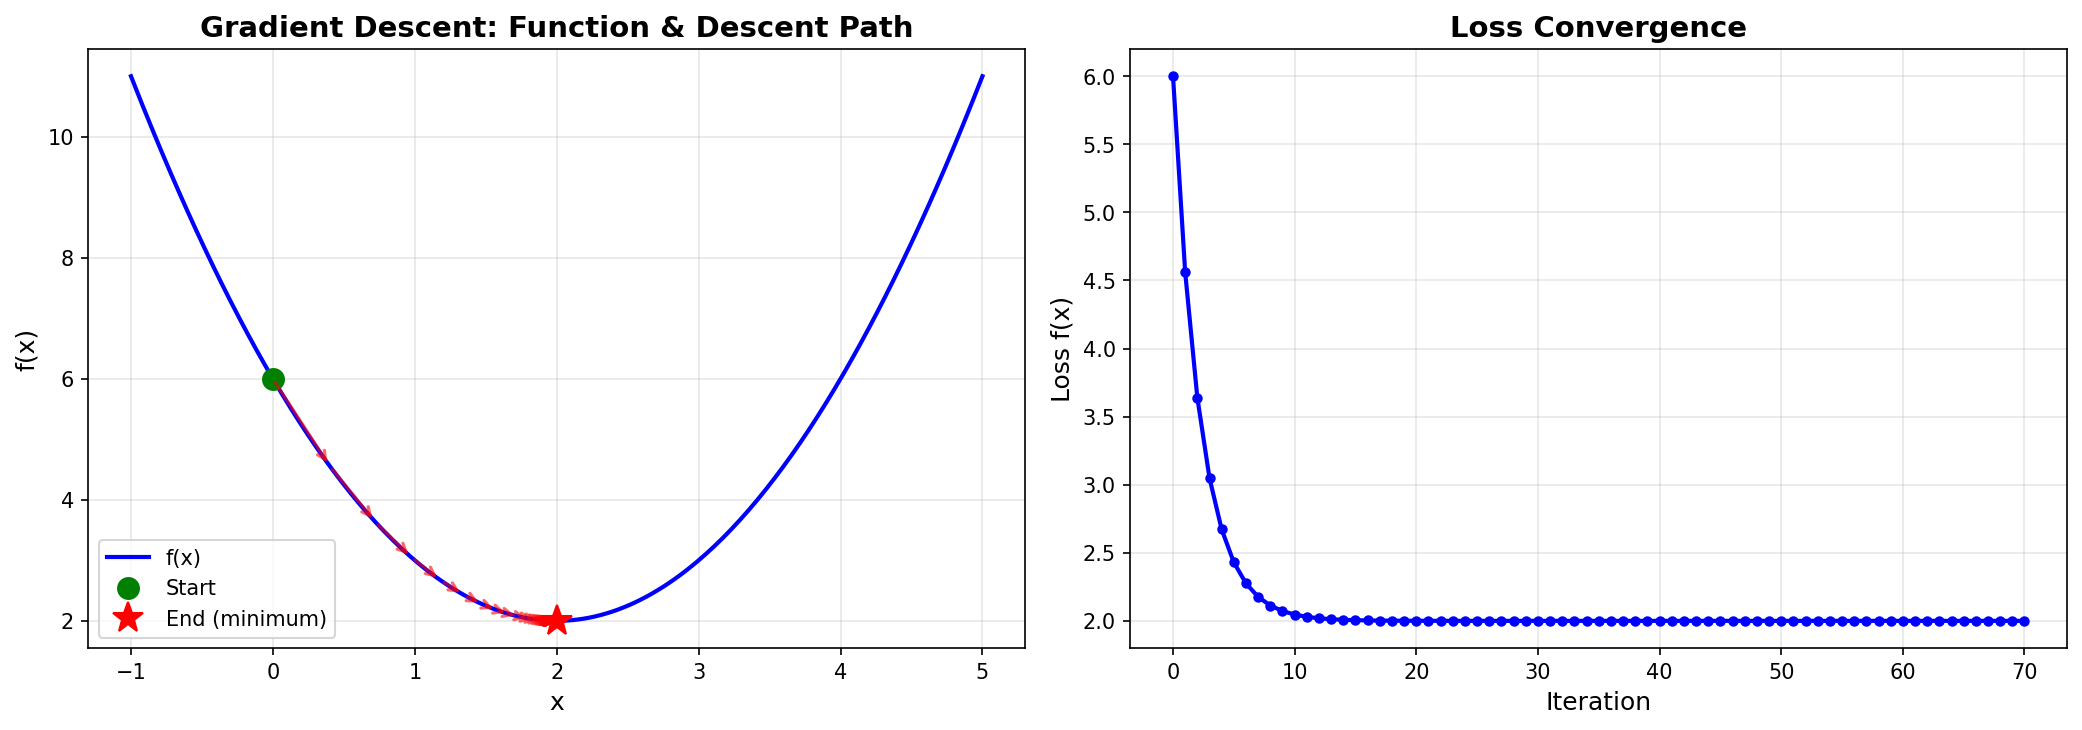

Reproduce this figure in Python.
import logging
from typing import Callable, List, Tuple

import matplotlib.pyplot as plt
import numpy as np
from math_toolkit import f, numerical_gradient

logger = logging.getLogger(__name__)
logging.basicConfig(
    level=logging.INFO, format="%(asctime)s - %(name)s - %(levelname)s - %(message)s"
)


def gradient_descent_1d(
    f: Callable[[float], float],
    x_init: float,
    learning_rate: float,
    max_iterations: int,
    tolerance: float = 1e-6,
) -> Tuple[float, List[float], List[float], List[float]]:
    """
    Perform 1D gradient descent.

    Returns:
        final_x: The x value at the minimum
        x_history: List of x values at each iteration
        loss_history: List of loss values at each iteration
        grad_history: List of gradient magnitudes at each iteration
    """
    x = x_init
    x_history = [x]
    loss_history = [f(x)]
    grad_history = []

    for iteration in range(max_iterations):
        grad = numerical_gradient(f, x)
        grad_history.append(abs(grad))
        x = x - learning_rate * grad
        x_history.append(x)
        loss_history.append(f(x))

        if abs(grad) < tolerance:
            logger.info(f"Converged at iteration {iteration}, gradient: {grad:.2e}")
            break

        if (iteration + 1) % 10 == 0:
            logger.info(
                f"Iteration {iteration + 1}, x: {x:.6f}, loss: {f(x):.6f}, gradient: {grad:.2e}"
            )

    return x, x_history, loss_history, grad_history


def visualize_gradient_descent(
    f: Callable[[float], float],
    x_history: List[float],
    loss_history: List[float],
    x_range: Tuple[float, float] = (-1, 5),
    filename: str = "gradient_descent.png",
) -> None:
    """
    Visualize the gradient descent process.

    Creates a 2-panel plot:
    - Left: Function curve with descent steps marked
    - Right: Loss vs iteration
    """
    fig, (ax1, ax2) = plt.subplots(1, 2, figsize=(14, 5))

    # Left panel: function curve + descent path
    x_vals = np.linspace(x_range[0], x_range[1], 300)
    y_vals = [f(x) for x in x_vals]

    ax1.plot(x_vals, y_vals, "b-", linewidth=2, label="f(x)")

    # Plot descent steps
    for i in range(len(x_history) - 1):
        x_curr = x_history[i]
        y_curr = loss_history[i]
        x_next = x_history[i + 1]
        y_next = loss_history[i + 1]

        # Draw arrow
        ax1.annotate(
            "",
            xy=(x_next, y_next),
            xytext=(x_curr, y_curr),
            arrowprops=dict(arrowstyle="->", color="red", alpha=0.6, lw=1.5),
        )

    # Highlight start and end
    ax1.plot(x_history[0], loss_history[0], "go", markersize=10, label="Start")
    ax1.plot(
        x_history[-1], loss_history[-1], "r*", markersize=15, label="End (minimum)"
    )

    ax1.set_xlabel("x", fontsize=12)
    ax1.set_ylabel("f(x)", fontsize=12)
    ax1.set_title(
        "Gradient Descent: Function & Descent Path", fontsize=14, fontweight="bold"
    )
    ax1.grid(True, alpha=0.3)
    ax1.legend()

    # Right panel: loss over iterations
    iterations = range(len(loss_history))
    ax2.plot(iterations, loss_history, "b-", linewidth=2, marker="o", markersize=4)
    ax2.set_xlabel("Iteration", fontsize=12)
    ax2.set_ylabel("Loss f(x)", fontsize=12)
    ax2.set_title("Loss Convergence", fontsize=14, fontweight="bold")
    ax2.grid(True, alpha=0.3)

    plt.tight_layout()
    plt.savefig(filename, dpi=150, bbox_inches="tight")
    logger.info(f"Plot saved to {filename}")
    plt.close()


# Demonstration
if __name__ == "__main__":
    logger.info("=== Gradient Descent: 1D Example ===\n")

    # Define function: f(x) = x² - 4x + 6
    # Minimum at x = 2, value = 2
    def f(x):
        return x**2 - 4 * x + 6

    logger.info("Objective: minimize f(x) = x² - 4x + 6")
    logger.info("True minimum: x = 2, f(2) = 2\n")

    # Run gradient descent
    x_init = 0.0
    learning_rate = 0.1
    max_iterations = 100

    logger.info(f"Starting from x = {x_init}")
    logger.info(f"Learning rate = {learning_rate}\n")

    x_final, x_history, loss_history, grad_history = gradient_descent_1d(
        f, x_init, learning_rate, max_iterations
    )

    logger.info(f"\nFinal x: {x_final:.6f}")
    logger.info(f"Final loss: {f(x_final):.6f}")
    logger.info(f"Iterations: {len(x_history) - 1}")

    # Visualize
    visualize_gradient_descent(
        f, x_history, loss_history, filename="gradient_descent.png"
    )

    # Try different learning rates
    logger.info("\n=== Testing Different Learning Rates ===\n")

    learning_rates = [0.01, 0.05, 0.1, 0.2]
    for lr in learning_rates:
        x_final, _, loss_hist, _ = gradient_descent_1d(f, 0.0, lr, 100)
        logger.info(
            f"LR={lr}: x={x_final:.6f}, f(x)={f(x_final):.6f}, iterations={len(loss_hist) - 1}"
        )
